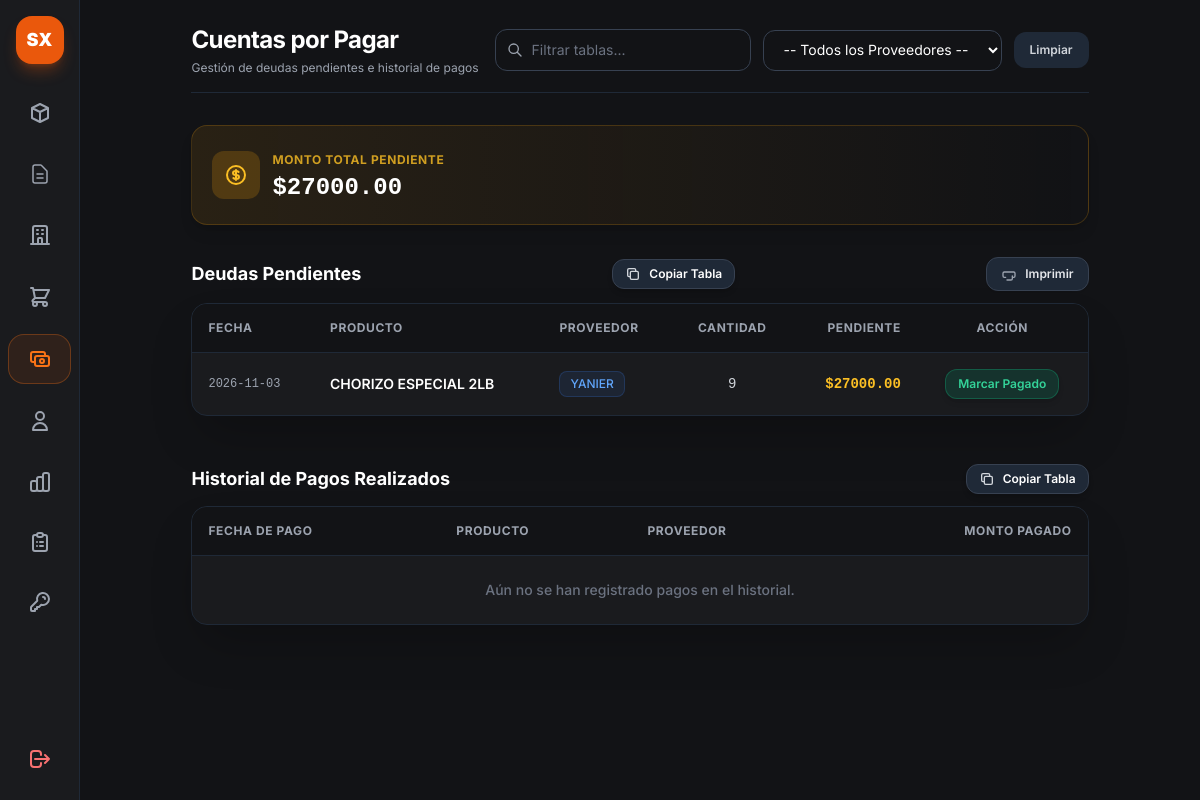
Before: /admin/cuentas-por-pagar (signed in) with the older database file.
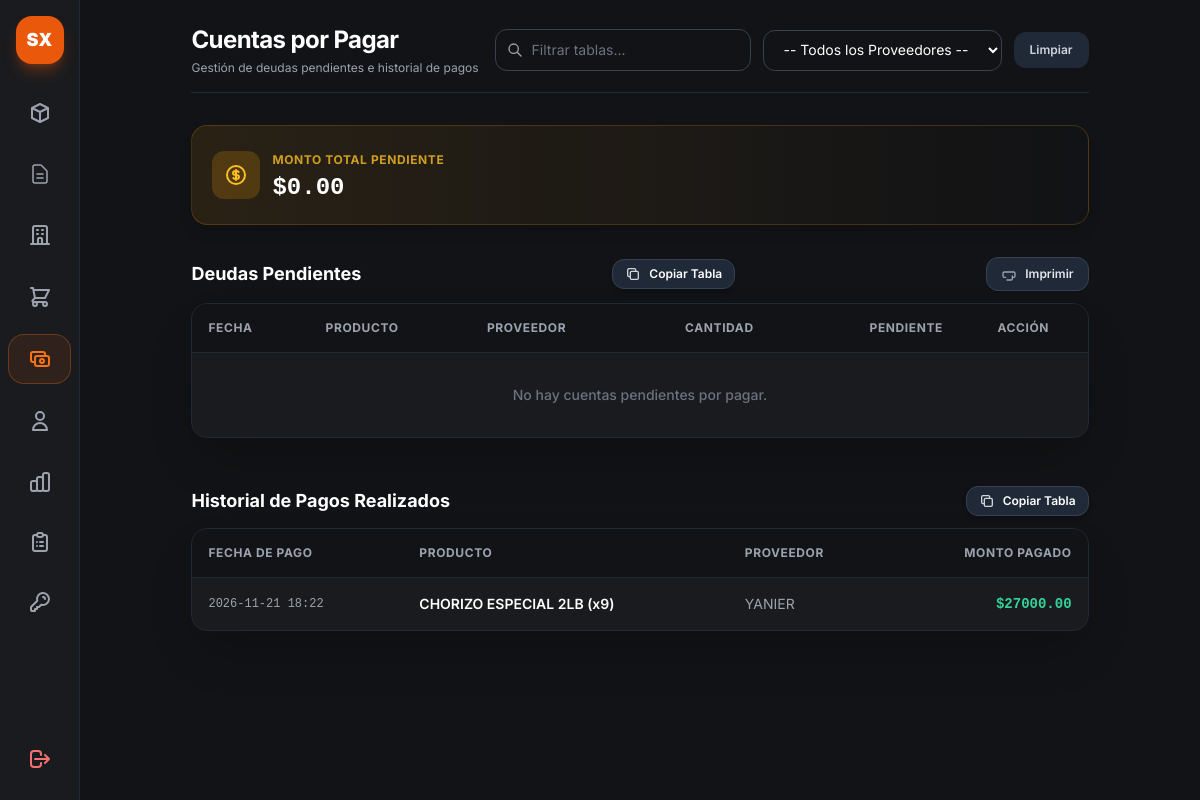
After: the same page with the newer database file.
### app.py (models this page shows, shortened)
class CuentaPorPagar(db.Model):
    __tablename__ = 'cuentas_por_pagar'
    id = db.Column(db.Integer, primary_key=True)
    proveedor_id = db.Column(db.Integer, db.ForeignKey('proveedores.id'))  # Revisa el nombre de tu tabla de proveedores
    producto_id = db.Column(db.Integer, db.ForeignKey('productos.id'))      # Revisa el nombre de tu tabla de productos
    cantidad = db.Column(db.Integer, default=1)
    monto_total = db.Column(db.Float, nullable=False)
    monto_pendiente = db.Column(db.Float, nullable=False)
    fecha = db.Column(db.DateTime, default=datetime.utcnow)
    estado = db.Column(db.String(20), default='pendiente')
    proveedor = db.relationship('Proveedor', backref='cuentas_por_pagar')
    producto = db.relationship('Producto', backref='cuentas_por_pagar')

class Producto(db.Model):
    __tablename__ = 'productos'
    id = db.Column(db.Integer, primary_key=True)
    codigo = db.Column(db.String(50), nullable=True)
    nombre = db.Column(db.String(100), nullable=False)
    unidad_medida = db.Column(db.String(20), default='unidad')
    propietario_id = db.Column(db.Integer, db.ForeignKey('propietarios.id'), nullable=True)
    precio_costo = db.Column(db.Float, default=0.0)
    precio_venta = db.Column(db.Float, default=0.0)
    fecha_vencimiento = db.Column(db.Date, nullable=True)
    proveedor_id = db.Column(db.Integer, db.ForeignKey('proveedores.id'), nullable=True)
    proveedor = db.relationship('Proveedor', backref=db.backref('productos', lazy=True))
    estado_pago = db.Column(db.String(20), default="Pagado")
    monto_pendiente = db.Column(db.Float, default=0.0)
    fecha_creacion = db.Column(db.DateTime, default=datetime.utcnow)
    activo = db.Column(db.Boolean, default=True)
    stocks = db.relationship('StockAlmacen', backref='producto', cascade="all, delete-orphan", lazy=True)

class Proveedor(db.Model):
    __tablename__ = 'proveedores'
    id = db.Column(db.Integer, primary_key=True)
    nombre = db.Column(db.String(100), nullable=False, unique=True)
    telefono = db.Column(db.String(30), nullable=True)
    contacto = db.Column(db.String(100), nullable=True)

class HistorialPago(db.Model):
    __tablename__ = 'historial_pagos'
    id = db.Column(db.Integer, primary_key=True)
    producto_nombre = db.Column(db.String(100), nullable=False)
    proveedor_nombre = db.Column(db.String(100), nullable=True)
    monto_pagado = db.Column(db.Float, nullable=False)
    fecha_pago = db.Column(db.DateTime, default=datetime.utcnow)

### app.py (the view, shortened to what this page needs)
@app.route('/admin/cuentas-por-pagar')
@app.route('/admin/cuentas-por-pagar')
def cuentas_por_pagar():
    if 'user' not in session or session.get('rol') != 'admin':
        return redirect(url_for('login'))
    proveedor_id = request.args.get('proveedor')
    query = CuentaPorPagar.query.filter(
        CuentaPorPagar.monto_pendiente > 0,
        CuentaPorPagar.estado != 'pagado'
    )
    if proveedor_id:
        query = query.filter(CuentaPorPagar.proveedor_id == proveedor_id)
    cuentas = query.all()
    total_adeudado = sum(c.monto_pendiente for c in cuentas)
    proveedores = Proveedor.query.all()
    historial = HistorialPago.query.order_by(HistorialPago.fecha_pago.desc()).all()
    proveedor_obj = Proveedor.query.get(proveedor_id) if proveedor_id else None
    mensaje_wa = ""
    return render_template(
        'cuentas_por_pagar.html',
        cuentas=cuentas,
        total_adeudado=total_adeudado,
        proveedores=proveedores,
        proveedor_seleccionado=proveedor_id,
        proveedor_obj=proveedor_obj,
        mensaje_wa=mensaje_wa,
        historial=historial
    )

### templates/cuentas_por_pagar.html (shortened to what this page needs)
{% extends "base.html" %}
{% block content %}
<div class="p-6 max-w-7xl mx-auto space-y-8">
    <div class="flex flex-col md:flex-row md:items-center md:justify-between gap-4 border-b border-gray-800 pb-4">
        <div>
            <h1 class="text-2xl font-bold text-white tracking-tight">Cuentas por Pagar</h1>
            <p class="text-xs text-gray-400 mt-1">Gestión de deudas pendientes e historial de pagos</p>
        </div>
        <div class="flex flex-col sm:flex-row items-center gap-3">
            <div class="relative w-full sm:w-64">
                <div class="absolute inset-y-0 left-0 pl-3 flex items-center pointer-events-none text-gray-400">
                </div>
                <input type="text" id="filtro-global-tablas" onkeyup="filtrarTablas()"
                    placeholder="Filtrar tablas..."
                    class="w-full pl-9 pr-4 py-2.5 bg-[#121316] border border-gray-700 text-white text-sm rounded-xl placeholder-gray-500 focus:outline-none focus:border-orange-500 transition-all">
            </div>
            <form method="GET" action="{{ url_for('cuentas_por_pagar') }}" class="flex items-center gap-3 w-full sm:w-auto">
                <select name="proveedor" onchange="this.form.submit()"
                    class="w-full sm:w-auto bg-[#121316] border border-gray-700 text-white text-sm rounded-xl px-4 py-2.5 focus:border-orange-500 focus:outline-none">
                    <option value="">-- Todos los Proveedores --</option>
                </select>
                <a href="{{ url_for('cuentas_por_pagar') }}"
                    class="px-4 py-2.5 bg-gray-800 hover:bg-gray-700 text-gray-300 rounded-xl text-xs font-semibold transition-all shrink-0">
                    Limpiar
                </a>
            </form>
        </div>
    </div>
    <div class="bg-gradient-to-r from-amber-500/10 via-amber-500/5 to-transparent border border-amber-500/20 rounded-2xl p-5 flex flex-col md:flex-row items-center justify-between gap-4 shadow-lg">
        <div class="flex items-center gap-3">
            <div class="p-3 bg-amber-500/20 text-amber-400 rounded-xl">
            </div>
            <div>
                <span class="text-xs uppercase font-bold text-amber-400/80 tracking-wider">Monto Total Pendiente</span>
                <p class="text-2xl font-black text-white font-mono mt-0.5">${{ "%.2f"|format(total_adeudado) }}</p>
            </div>
        </div>
    </div>
    <div class="space-y-3">
        <div class="flex items-center justify-between">
            <h3 class="text-lg font-bold text-white">Deudas Pendientes</h3>
            <button onclick="copiarTabla('tabla-deudas-pendientes', this)" type="button"
                class="flex items-center gap-2 px-3 py-1.5 bg-gray-800 hover:bg-gray-700 text-white rounded-xl text-xs font-semibold transition border border-gray-700 shadow-md">
                <span class="btn-texto">Copiar Tabla</span>
            </button>
            <button onclick="imprimirTabla()"
                class="px-3.5 py-2 bg-gray-800 hover:bg-gray-700 text-gray-200 border border-gray-700 rounded-xl text-xs font-semibold transition-all flex items-center gap-2 shadow-sm">
                <span>Imprimir</span>
            </button>
        </div>
        <div class="bg-[#1a1b1e] border border-gray-800 rounded-2xl overflow-hidden shadow-2xl">
            <div class="overflow-x-auto">
                <table id="tabla-deudas-pendientes" class="w-full text-left border-collapse text-sm">
                    <thead>
                        <tr class="bg-[#121316] border-b border-gray-800 text-xs font-semibold text-gray-400 uppercase tracking-wider">
                            <th class="p-4">Fecha</th>
                            <th class="p-4">Producto</th>
                            <th class="p-4">Proveedor</th>
                            <th class="p-4 text-center">Cantidad</th>
                            <th class="p-4 text-right">Pendiente</th>
                            <th class="p-4 text-center no-copiar">Acción</th>
                        </tr>
                    </thead>
                    <tbody class="divide-y divide-gray-800/60 text-gray-300">
                        {% for item in cuentas %}
                        <tr class="hover:bg-gray-800/30 transition-colors fila-buscable">
                            <td class="p-4 font-mono text-xs text-gray-400">
                                {% if item.fecha %}
                                    {{ item.fecha.strftime('%Y-%m-%d') if item.fecha.strftime else item.fecha }}
                                {% else %}
                                    N/A
                                {% endif %}
                            </td>
                            <td class="p-4 font-semibold text-white">
                                {{ item.producto.nombre if item.producto else 'Producto/Servicio' }}
                            </td>
                            <td class="p-4">
                                <span class="inline-flex items-center px-2.5 py-1 rounded-lg text-xs font-medium bg-blue-500/10 text-blue-400 border border-blue-500/20">
                                    {% if item.proveedor %}
                                        {{ item.proveedor.nombre }}
                                    {% else %}
                                        Sin Proveedor
                                    {% endif %}
                                </span>
                            </td>
                            <td class="p-4 text-center font-mono">
                                {{ item.cantidad }}
                            </td>
                            <td class="p-4 text-right font-mono font-bold text-amber-400">
                                ${{ "%.2f"|format(item.monto_pendiente or 0.0) }}
                            </td>
                            <td class="p-4 text-center no-copiar">
                                <form method="POST"
                                    action="{{ url_for('pagar_cuenta_proveedor', id=item.id) }}"
                                    onsubmit="return solicitarCantidad(this, {{ item.cantidad }})">
                                    <button type="submit"
                                        class="px-3 py-1.5 bg-emerald-600/20 hover:bg-emerald-600 text-emerald-400 hover:text-white border border-emerald-500/30 rounded-xl text-xs font-semibold transition-all shadow-md">
                                        Marcar Pagado
                                    </button>
                                </form>
                            </td>
                        </tr>
                        {% else %}
                        <tr>
                            <td colspan="6" class="p-8 text-center text-gray-500 font-medium">
                                No hay cuentas pendientes por pagar.
                            </td>
                        </tr>
                        {% endfor %}
                    </tbody>
                </table>
            </div>
        </div>
    </div>
    <div class="space-y-3 pt-4">
        <div class="flex items-center justify-between">
            <h3 class="text-lg font-bold text-white flex items-center gap-2">
                <span>Historial de Pagos Realizados</span>
            </h3>
            <button onclick="copiarTabla('tabla-historial-pagos', this)" type="button"
                class="flex items-center gap-2 px-3 py-1.5 bg-gray-800 hover:bg-gray-700 text-white rounded-xl text-xs font-semibold transition border border-gray-700 shadow-md">
                <span class="btn-texto">Copiar Tabla</span>
            </button>
        </div>
        <div class="bg-[#1a1b1e] border border-gray-800 rounded-2xl overflow-hidden shadow-2xl">
            <div class="overflow-x-auto">
                <table id="tabla-historial-pagos" class="w-full text-left border-collapse text-sm">
                    <thead>
                        <tr class="bg-[#121316] border-b border-gray-800 text-xs font-semibold text-gray-400 uppercase tracking-wider">
                            <th class="p-4">Fecha de Pago</th>
                            <th class="p-4">Producto</th>
                            <th class="p-4">Proveedor</th>
                            <th class="p-4 text-right">Monto Pagado</th>
                        </tr>
                    </thead>
                    <tbody class="divide-y divide-gray-800/60 text-gray-300">
                        {% for h in historial %}
                        <tr class="hover:bg-gray-800/30 transition-colors fila-buscable">
                            <td class="p-4 font-mono text-xs text-gray-400">
                                {{ h.fecha_pago.strftime('%Y-%m-%d %H:%M') }}
                            </td>
                            <td class="p-4 font-semibold text-white">{{ h.producto_nombre }}</td>
                            <td class="p-4 text-gray-400">{{ h.proveedor_nombre }}</td>
                            <td class="p-4 text-right font-mono font-bold text-emerald-400">
                                ${{ "%.2f"|format(h.monto_pagado) }}
                            </td>
                        </tr>
                        {% else %}
                        <tr>
                            <td colspan="4" class="p-6 text-center text-gray-500 font-medium">
                                Aún no se han registrado pagos en el historial.
                            </td>
                        </tr>
                        {% endfor %}
                    </tbody>
                </table>
            </div>
        </div>
    </div>
</div>
{% endblock %}

Changed rows visible on the page:
no longer on this page (row edited): CuentaPorPagar: fecha "2026-11-03", producto "CHORIZO ESPECIAL 2LB", proveedor.nombre "YANIER", cantidad "9", monto_pendiente "27000.00"
added HistorialPago: fecha_pago "2026-11-21 18:22", producto_nombre "CHORIZO ESPECIAL 2LB (x9)", proveedor_nombre "YANIER", monto_pagado "27000.00"
Other visible differences:
{{ "%.2f"|format(total_adeudado) }}: "27000.00" → "0.00"
text no longer shown: "Aún no se han registrado pagos en el historial."
text now shown: "No hay cuentas pendientes por pagar."
